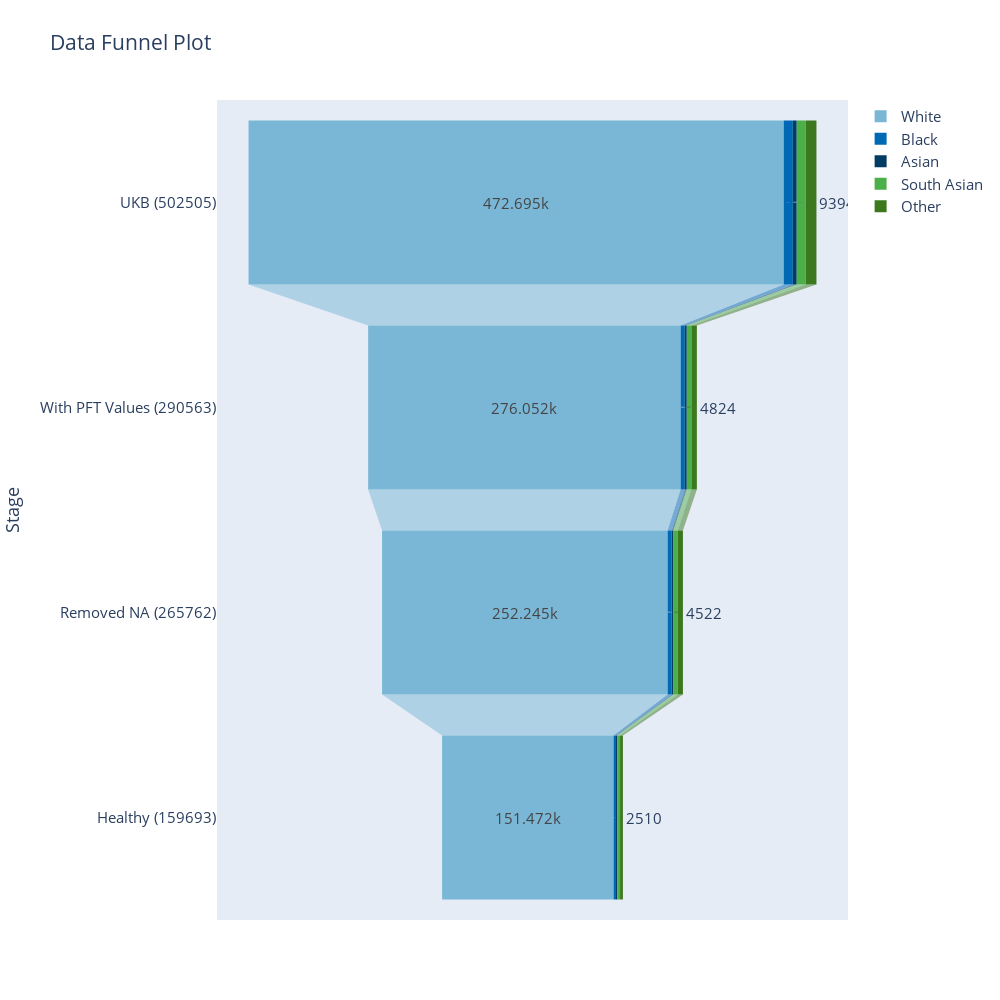

Source (notebook cell):
### Code cell
# Create example data frames with sizes and categories
df1_size = len(ukb)
df1_categories = dict(ukb.RIDRETH.value_counts())

df2_size = len(ukb_pft)
df2_categories = dict(ukb_pft.RIDRETH.value_counts())

df3_size = len(ukb_clean)
df3_categories = dict(ukb_clean.RIDRETH.value_counts())

df4_size = len(ukb_healthy)
df4_categories = dict(ukb_healthy.RIDRETH.value_counts())

# Create example data frame with stages and sizes
df = pd.DataFrame({
    'stage': [f'UKB ({df1_size})', 
              f'With PFT Values ({df2_size})', 
              f'Removed NA ({df3_size})', 
              f'Healthy ({df4_size})'],
    'size': [df1_size, df2_size, df3_size, df4_size],
    'categories': [df1_categories, df2_categories, df3_categories, df4_categories]
})

# Calculate cumulative sizes
df['cumulative_size'] = df['size'].cumsum()

# Create lists for each category
cat_a = []
cat_b = []
cat_c = []
cat_d = []
cat_e = []

for index, row in df.iterrows():
    cat_a.append(row['categories']['White'])
    cat_b.append(row['categories']['Black'])
    cat_c.append(row['categories']['Asian'])
    cat_d.append(row['categories']['South Asian'])
    cat_e.append(row['categories']['Other'])

# Create funnel plot using plotly
fig = go.Figure()

# Define the colors
colors = ['rgb(122, 183, 214)', 'rgb(1, 105, 180)', 
          'rgb(1, 60, 100)', 'rgb(77, 175, 74)', 
          'rgb(60, 120, 30)', 'rgb(200, 200, 200)']

fig.add_trace(go.Funnel(
    x = cat_a,
    y = df['stage'],
    name = "White",
    marker = {"color": colors[0]}
))

fig.add_trace(go.Funnel(
    x = cat_b,
    y = df['stage'],
    name = "Black",
    marker = {"color": colors[1]}
))

fig.add_trace(go.Funnel(
    x = cat_c,
    y = df['stage'],
    name = "Asian",
    marker = {"color": colors[2]}
))

fig.add_trace(go.Funnel(
    x = cat_d,
    y = df['stage'],
    name = "South Asian",
    marker = {"color": colors[3]}
))


fig.add_trace(go.Funnel(
    x = cat_e,
    y = df['stage'],
    name = "Other",
    marker = {"color": colors[4]}
))

fig.update_layout(
    title = "Data Funnel Plot",
    xaxis_title = "Category Size",
    yaxis_title = "Stage",
    font = dict(size = 15), 
    width=1000, # Set the width to 1000
    height=1000
)

fig.show()

### Figure 1 — Plotly figure (JSON) as saved in the notebook; plotly's stock layout.template omitted (floating-point values rounded to 4 significant figures)
{"data": [{"marker": {"color": "rgb(122, 183, 214)"}, "name": "White", "type": "funnel", "x": [472695, 276052, 252245, 151472], "y": ["UKB (502505)", "With PFT Values (290563)", "Removed NA (265762)", "Healthy (159693)"]}, {"marker": {"color": "rgb(1, 105, 180)"}, "name": "Black", "type": "funnel", "x": [8061, 3651, 3515, 2110], "y": ["UKB (502505)", "With PFT Values (290563)", "Removed NA (265762)", "Healthy (159693)"]}, {"marker": {"color": "rgb(1, 60, 100)"}, "name": "Asian", "type": "funnel", "x": [3432, 1749, 1621, 1081], "y": ["UKB (502505)", "With PFT Values (290563)", "Removed NA (265762)", "Healthy (159693)"]}, {"marker": {"color": "rgb(77, 175, 74)"}, "name": "South Asian", "type": "funnel", "x": [8024, 4087, 3859, 2520], "y": ["UKB (502505)", "With PFT Values (290563)", "Removed NA (265762)", "Healthy (159693)"]}, {"marker": {"color": "rgb(60, 120, 30)"}, "name": "Other", "type": "funnel", "x": [9394, 4824, 4522, 2510], "y": ["UKB (502505)", "With PFT Values (290563)", "Removed NA (265762)", "Healthy (159693)"]}], "layout": {"font": {"size": 15}, "height": 1000, "title": {"text": "Data Funnel Plot"}, "width": 1000, "xaxis": {"title": {"text": "Category Size"}}, "yaxis": {"title": {"text": "Stage"}}}}
